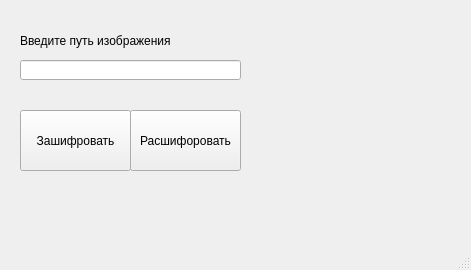
<?xml version="1.0" encoding="UTF-8"?>
<ui version="4.0">
 <class>MainWindow</class>
 <widget class="QMainWindow" name="MainWindow">
  <property name="geometry">
   <rect>
    <x>0</x>
    <y>0</y>
    <width>471</width>
    <height>270</height>
   </rect>
  </property>
  <property name="windowTitle">
   <string>Picture_crypt</string>
  </property>
  <widget class="QWidget" name="centralwidget">
   <widget class="QPushButton" name="pushButton">
    <property name="geometry">
     <rect>
      <x>20</x>
      <y>110</y>
      <width>111</width>
      <height>61</height>
     </rect>
    </property>
    <property name="text">
     <string>Зашифровать</string>
    </property>
   </widget>
   <widget class="QPushButton" name="pushButton_2">
    <property name="geometry">
     <rect>
      <x>130</x>
      <y>110</y>
      <width>111</width>
      <height>61</height>
     </rect>
    </property>
    <property name="text">
     <string>Расшифоровать</string>
    </property>
   </widget>
   <widget class="QLineEdit" name="lineEdit">
    <property name="geometry">
     <rect>
      <x>20</x>
      <y>60</y>
      <width>221</width>
      <height>20</height>
     </rect>
    </property>
   </widget>
   <widget class="QLabel" name="label">
    <property name="geometry">
     <rect>
      <x>20</x>
      <y>20</y>
      <width>221</width>
      <height>41</height>
     </rect>
    </property>
    <property name="text">
     <string>Введите путь изображения</string>
    </property>
   </widget>
   <widget class="QLabel" name="label_2">
    <property name="geometry">
     <rect>
      <x>280</x>
      <y>30</y>
      <width>181</width>
      <height>141</height>
     </rect>
    </property>
    <property name="text">
     <string/>
    </property>
   </widget>
   <widget class="QLabel" name="label_3">
    <property name="geometry">
     <rect>
      <x>20</x>
      <y>180</y>
      <width>221</width>
      <height>31</height>
     </rect>
    </property>
    <property name="text">
     <string/>
    </property>
   </widget>
  </widget>
  <widget class="QMenuBar" name="menubar">
   <property name="geometry">
    <rect>
     <x>0</x>
     <y>0</y>
     <width>471</width>
     <height>21</height>
    </rect>
   </property>
  </widget>
  <widget class="QStatusBar" name="statusbar"/>
 </widget>
 <resources/>
 <connections/>
</ui>
